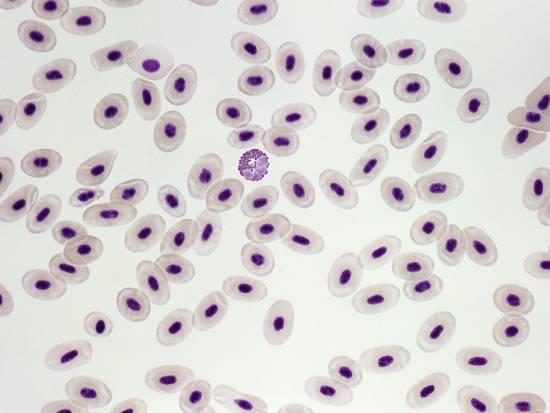
%> input picture Cells/cells1.jpg, 550 x 413 px
$ octave --eval "result = count_cells(imread('Cells/cells1.jpg'));"   (GNU Octave 9; MATLAB toolbox functions it lacks are replaced by stand-ins)
%> lines starting %> are read from the running program, lines starting %| are printed output that depends on the picture; in (x1, y1, x2, y2) boxes, pixels count from 0 and x2, y2 are one past the last pixel; in counts of white or black regions, pixels touching at a corner belong together; the program's own positions count from 1
### get_cells.m
function [nucleus, cytoplasm] = get_cells(I)
%   function get_cells returns two binary images - nucleus and cytoplasm.

im = rgb2gray(I);
im = imresize(im, [2000, 2000]);

% Quantize image into 3 levels - background, cytoplasm and nucleus.
 for i= 1:5
    for j = 1:5
        im_p = im((400*i -399):(400*i), (400*j -399):(400*j));
        t = unique(multithresh(im_p, 2));
        im_p = imquantize(im_p, t);
        im_q((400*i-399):(400*i), (400*j-399):(400*j)) = im_p;
    end
 end

nucleus = zeros(2000);
cytoplasm = zeros(2000);

nucleus(im_q == 1) = 1;
cytoplasm(im_q == 2) = 1;

### process_nucleus_cytoplasm.m
function [nucleus cytoplasm] = process_nucleus_cytoplasm(nucleus, cytoplasm)


se = strel('disk',1);
cytoplasm = imerode(cytoplasm, se);
se = strel('disk',8);
cytoplasm = imclose(cytoplasm, se);

se = strel('disk', 6);
nucleus = imerode(nucleus, se);

### get_nucleus.m
function nuc = get_nucleus(nucleus, cytoplasm)


% Pad array so that holes that are on the edge can also be filled.
    cytoplasm = padarray(cytoplasm, [100 100], 'symmetric');
    cytoplasm1 = imfill(cytoplasm,'holes');
    cytoplasm = cytoplasm(101:2100, 101:2100);
    cytoplasm1 = cytoplasm1(101:2100, 101:2100);

% If something is a hole in cytoplasm and was detected as nucleus, it's
% probably nucleus.
    nuc = (cytoplasm1 - cytoplasm).*nucleus;

 % Remove objects that have area smaller than 0.9 and bigger than 1.1
 % median area value.
    cc = bwconncomp(nuc);
    stats = regionprops(cc, 'Area');
    m = median([stats.Area]);
    idx = find([stats.Area] > 0.3*m & [stats.Area] < 1.7*m);
    nuc = ismember(labelmatrix(cc), idx);
end

### count_cells.m
function n = count_cells(I)
%   Function N = COUNT_CELLS(I) returns estimate of number of cells in
%   given image I.
%   It is assumed that I is rgb image. It also assumes that the background
%   is the lightest and that the cells' nucleuses are the darkest parts of
%   the image.

% Process image and extract nucleuses.
[nucleus, cytoplasm] = get_cells(I);
%> in get_cells, `im = imresize(im, [2000, 2000]);`:
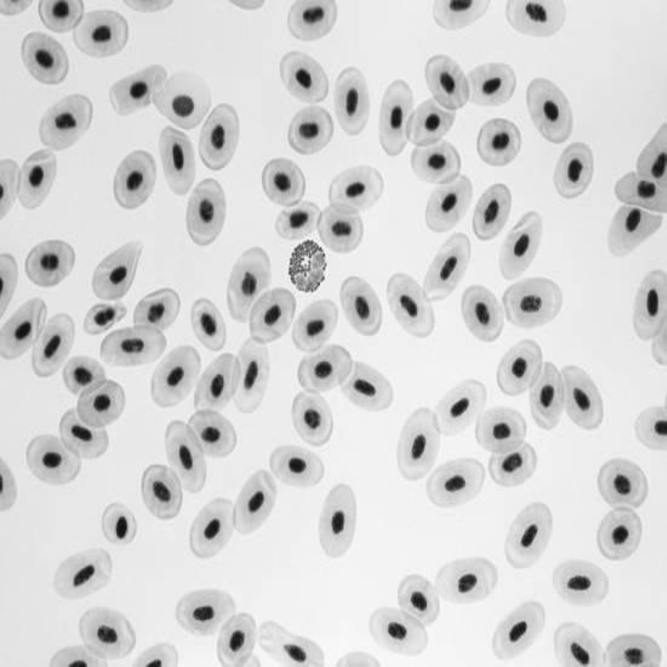
%> im: size 2000x2000 uint8 (shown at 1/3 size); min 15, max 255, mean 212.7
%> after the loop in get_cells, `for i= 1:5`:
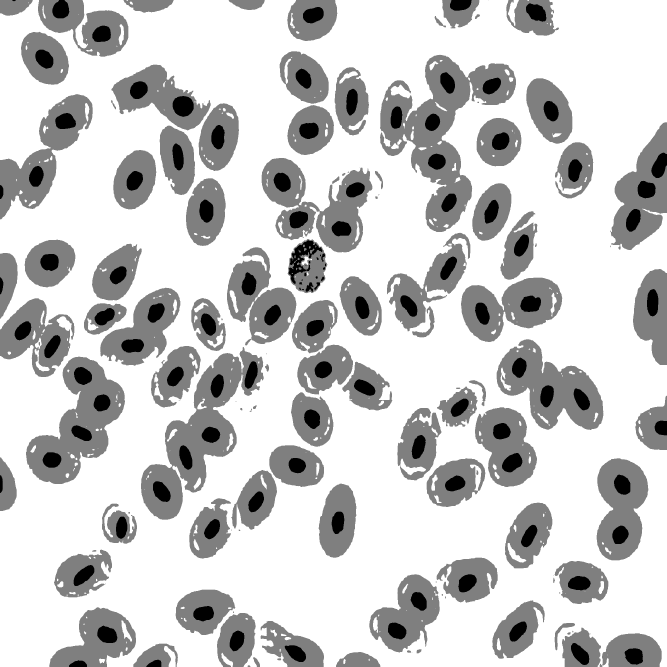
%> im_q: size 2000x2000 double (shown at 1/3 size); min 1, max 3, mean 2.58; drawn with min black and max white
%> in get_cells, `nucleus(im_q == 1) = 1;`:
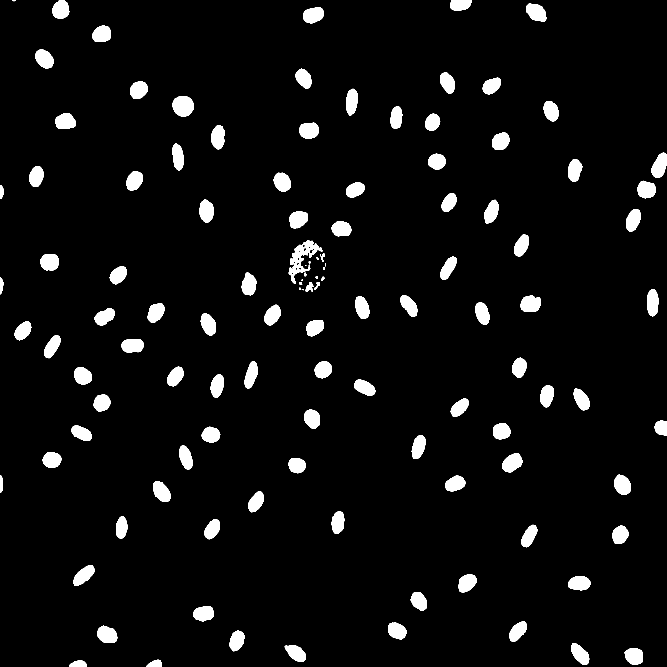
%> nucleus: size 2000x2000 double (shown at 1/3 size); values 0 (black) and 1 (white), 5.2% white; 117 white regions (4 under 20 px), largest, box (x1, y1, x2, y2) and area: (866, 721, 967, 852) 4192, (518, 288, 581, 351) 3104, (1506, 1359, 1567, 1417) 2445
%> in get_cells, `cytoplasm(im_q == 2) = 1;`: cytoplasm: size 2000x2000 double; values 0 (black) and 1 (white), 31.3% white; 138 white regions (27 under 20 px), largest, box (x1, y1, x2, y2) and area: (1140, 164, 1548, 696) 74613, (423, 1041, 791, 1559) 60058, (78, 1070, 375, 1452) 48520
[nucleus, cytoplasm] = process_nucleus_cytoplasm(nucleus, cytoplasm);
%> in process_nucleus_cytoplasm, `cytoplasm = imerode(cytoplasm, se);`: cytoplasm: size 2000x2000 double; values 0 (black) and 1 (white), 29.4% white; 143 white regions (36 under 20 px), largest, box (x1, y1, x2, y2) and area: (1141, 165, 1547, 695) 70124, (424, 1042, 790, 1558) 56662, (79, 1071, 374, 1451) 46233
%> in process_nucleus_cytoplasm, `cytoplasm = imclose(cytoplasm, se);`: cytoplasm: size 2000x2000 double; values 0 (black) and 1 (white), 31.4% white; 74 white regions (7 under 20 px), largest, box (x1, y1, x2, y2) and area: (682, 743, 1176, 1339) 81519, (1141, 165, 1547, 695) 76252, (424, 1041, 806, 1558) 61087
%> in process_nucleus_cytoplasm, `nucleus = imerode(nucleus, se);`:
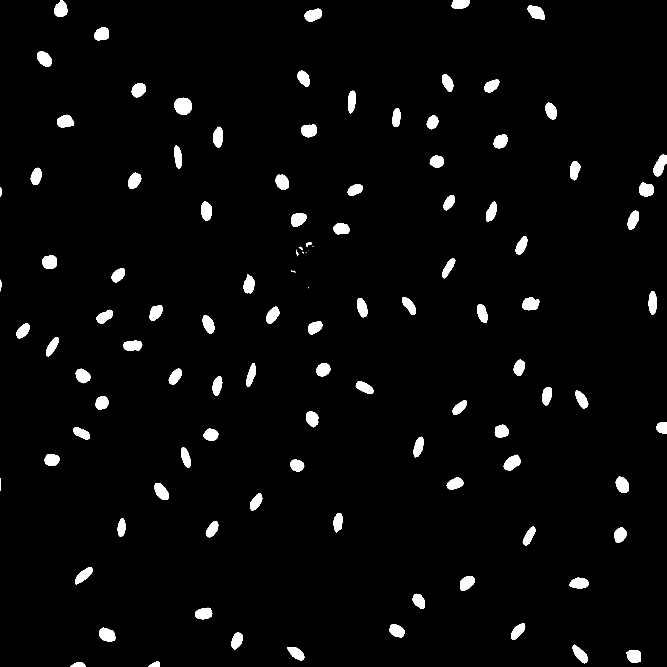
%> nucleus: size 2000x2000 double (shown at 1/3 size); values 0 (black) and 1 (white), 3.1% white; 108 white regions (5 under 20 px), largest, box (x1, y1, x2, y2) and area: (523, 293, 576, 345) 2143, (1959, 463, 2000, 529) 1598, (1511, 1364, 1562, 1412) 1567
nucleus = get_nucleus(nucleus, cytoplasm);
%> in get_nucleus, `cytoplasm = padarray(cytoplasm, [100 100], 'symmetric');`:
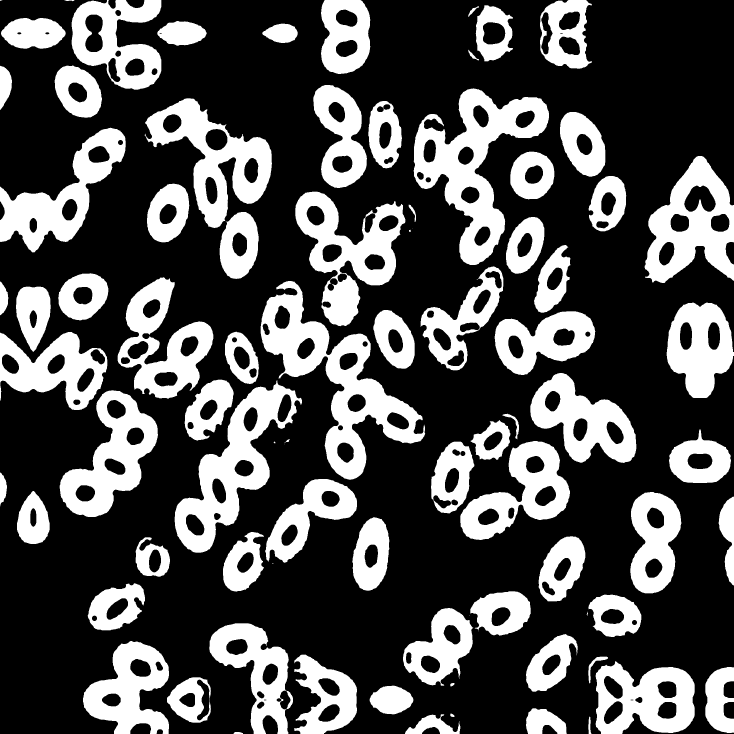
%> cytoplasm: size 2200x2200 double (shown at 1/3 size); values 0 (black) and 1 (white), 30.9% white; 87 white regions (8 under 20 px), largest, box (x1, y1, x2, y2) and area: (782, 843, 1276, 1439) 81519, (1241, 265, 1647, 795) 76252, (524, 1141, 906, 1658) 61087
%> in get_nucleus, `cytoplasm1 = imfill(cytoplasm,'holes');`: cytoplasm1: size 2200x2200 double; values 0 (black) and 1 (white), 36.5% white; 86 white regions (7 under 20 px), largest, box (x1, y1, x2, y2) and area: (782, 843, 1276, 1439) 95817, (1241, 265, 1647, 795) 88983, (524, 1141, 906, 1658) 72708
%> in get_nucleus, `cytoplasm1 = cytoplasm1(101:2100, 101:2100);`:
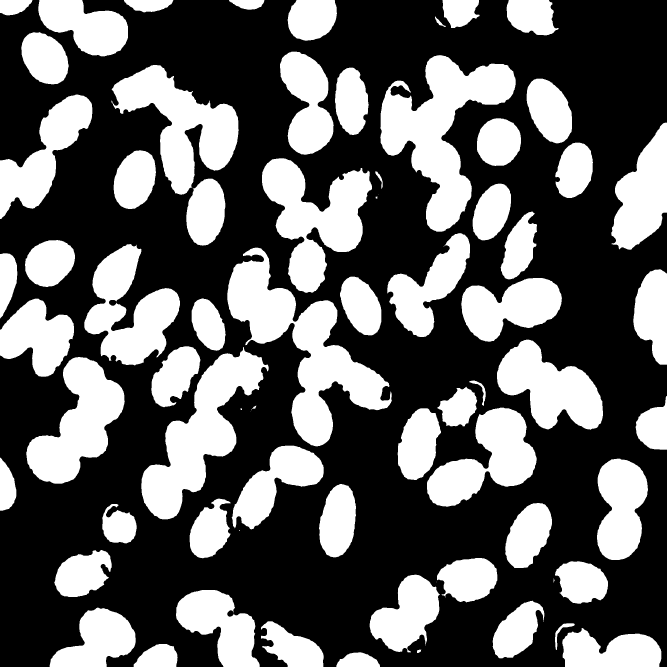
%> cytoplasm1: size 2000x2000 double (shown at 1/3 size); values 0 (black) and 1 (white), 37.3% white; 73 white regions (6 under 20 px), largest, box (x1, y1, x2, y2) and area: (682, 743, 1176, 1339) 95817, (1141, 165, 1547, 695) 88983, (424, 1041, 806, 1558) 72708
%> in get_nucleus, `cc = bwconncomp(nuc);`: cc = 103 connected components
%> in get_nucleus, `stats = regionprops(cc, 'Area');`: stats = 103 regions; largest, Area: 2143, 1598, 1567, 1536, 1529
%> in get_nucleus, `m = median([stats.Area]);`: m = 1254
%> in get_nucleus, `idx = find([stats.Area] > 0.3*m & [stats.Area] < 1.7*m);`: idx = 94 values from 4 to 103
%> in get_nucleus, `nuc = ismember(labelmatrix(cc), idx);`: nuc: size 2000x2000 logical; 3% white; 94 white regions

% Find number of object in image that has extracted nucleuses.
s = regionprops(nucleus);
n = size(s, 1);

centroids = cat(1, s.Centroid);
figure, imshow(imresize(I, [2000, 2000]));
hold on
plot(centroids(:,1), centroids(:,2), 'w*')
hold off
%> in count_cells, `s = regionprops(nucleus);`: s = 94 regions; largest, box (x1, y1, x2, y2), Area and Centroid: (1959, 463, 2000, 529) 1598 [1980.9 497.4], (1511, 1364, 1562, 1412) 1567 [1537.3 1389.1], (1566, 892, 1618, 931) 1536 [1592.4 912.8], (297, 1883, 347, 1924) 1529 [322.1 1905.3], (1583, 16, 1634, 59) 1499 [1609.5 37.9]
%> in count_cells, `n = size(s, 1);`: n = 94
%> in count_cells, `centroids = cat(1, s.Centroid);`: centroids = 94 rows, first 12: [69.77 993.3; 109.7 530.1; 133.8 177.4; 149.8 786.9; 156.3 1380.3; 157.3 1040.4; 183.4 28.75; 196.7 365.2; 236.5 1995.1; 245.6 1300.4; 252.1 1726.6; 248.8 1128.4]
%> `result = count_cells(imread('Cells/cells1.jpg'));`:
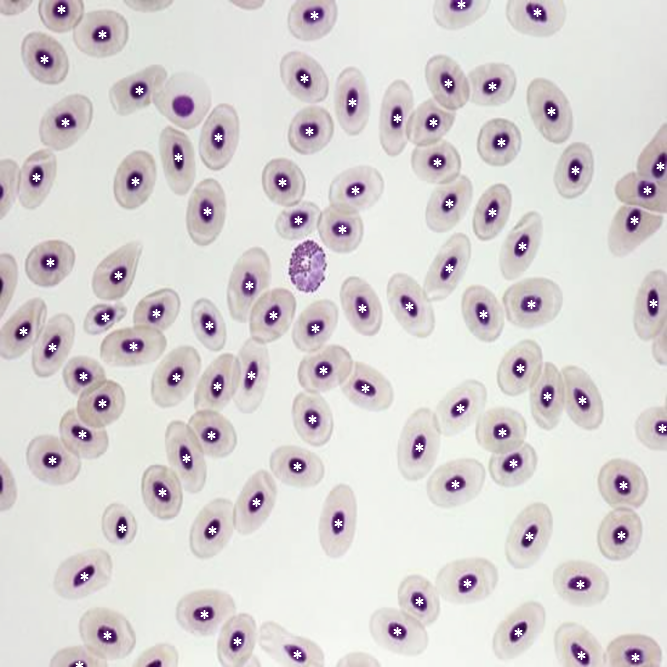
%> figure redrawn from the program's plot data; shown at 1/3 size
%> `result = count_cells(imread('Cells/cells1.jpg'));`: result = 94

$ run again, on Cells/cells2.jpg
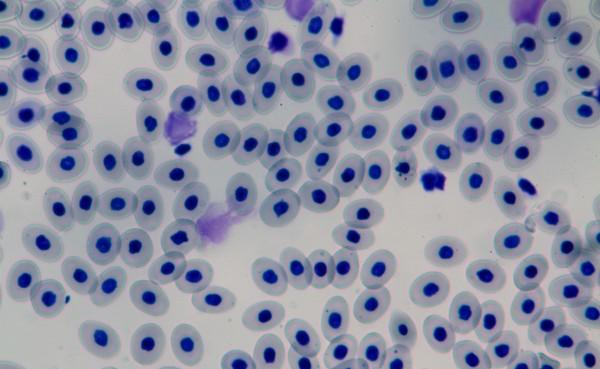
%> input picture Cells/cells2.jpg, 600 x 369 px
%> in get_cells, `nucleus(im_q == 1) = 1;`:
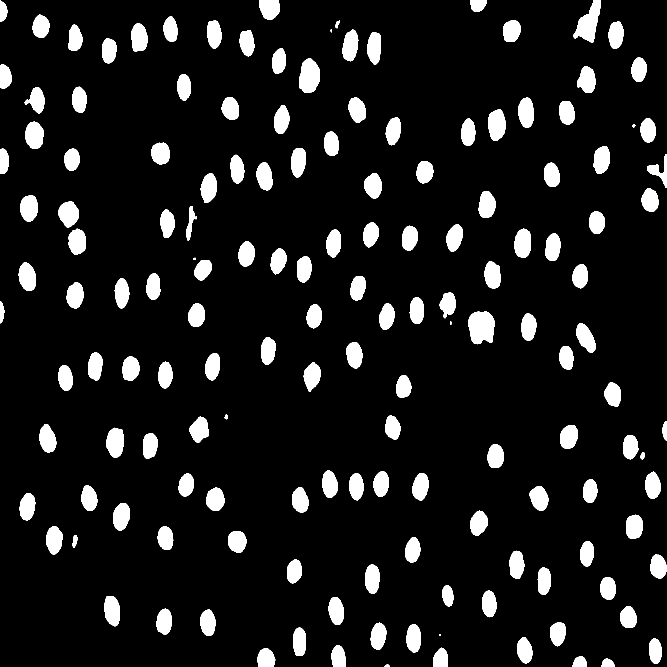
%> nucleus: size 2000x2000 double (shown at 1/3 size); values 0 (black) and 1 (white), 10% white; 154 white regions (1 under 20 px), largest, box (x1, y1, x2, y2) and area: (1405, 933, 1484, 1033) 6253, (1721, 0, 1803, 128) 5348, (898, 175, 960, 279) 4941
%> cc = 147 connected components
%> stats = 147 regions; largest, Area: 4708, 3627, 2671, 2553, 2472
%> m = 1814
%> idx = 136 values from 1 to 145
%> s = 136 regions; largest, box (x1, y1, x2, y2), Area and Centroid: (1470, 333, 1511, 418) 2671 [1491 375.1], (324, 1289, 367, 1368) 2553 [346.8 1327.8], (81, 370, 127, 442) 2472 [104 406.5], (180, 609, 232, 677) 2449 [206.9 642], (1547, 692, 1588, 768) 2424 [1569.3 731]
%> n = 136
%> centroids = 136 rows, first 12: [7.51 34.88; 13.51 230.9; 10.06 484.6; 82.77 831.8; 82.86 1521; 87.91 624.8; 104 406.5; 112.7 300.6; 123.5 80.4; 143.4 1318; 163.4 1620.5; 206.9 642]
%> `result = count_cells(imread('Cells/cells1.jpg'));`:
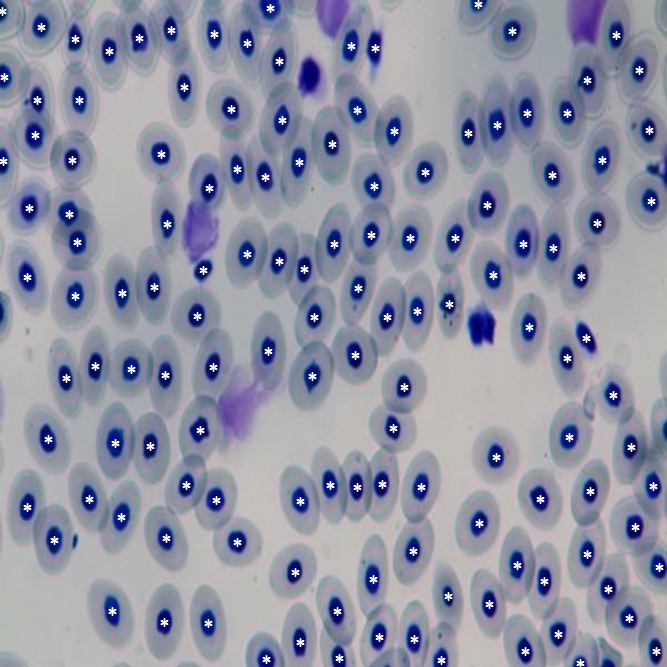
%> figure redrawn from the program's plot data; shown at 1/3 size
%> result = 136

$ run again, on Cells/cells3.jpg
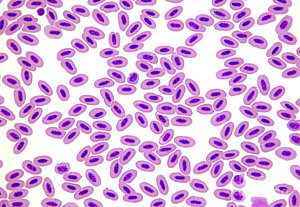
%> input picture Cells/cells3.jpg, 300 x 207 px
%> in get_cells, `nucleus(im_q == 1) = 1;`:
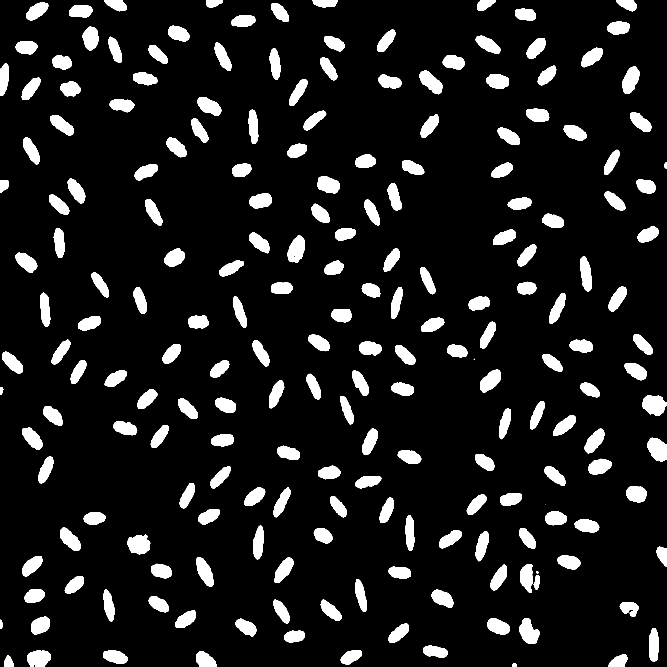
%> nucleus: size 2000x2000 double (shown at 1/3 size); values 0 (black) and 1 (white), 10.4% white; 206 white regions (2 under 20 px), largest, box (x1, y1, x2, y2) and area: (1928, 1186, 2000, 1248) 3264, (1941, 1313, 2000, 1384) 3077, (382, 1604, 451, 1663) 3058
%> cc = 204 connected components
%> stats = 204 regions; largest, Area: 2247, 2063, 2007, 1904, 1893
%> m = 1190
%> idx = 195 values from 1 to 203
%> s = 195 regions; largest, box (x1, y1, x2, y2), Area and Centroid: (387, 1610, 445, 1658) 2007 [417.2 1634.8], (86, 1957, 148, 2000) 1904 [117.2 1976.8], (1563, 1860, 1614, 1927) 1893 [1586.6 1898.1], (1871, 204, 1914, 275) 1815 [1892.8 240.6], (867, 711, 909, 784) 1778 [890.7 747.6]
%> n = 195
%> centroids = 195 rows, first 12: [10.35 238.3; 10.24 557.1; 38.17 1088.6; 79.8 143.1; 80.1 787.1; 92.67 267; 97.9 1315.4; 96.2 1697.9; 94.74 452.3; 104.2 1788.3; 111.5 33.79; 117.2 1976.8]
%> `result = count_cells(imread('Cells/cells1.jpg'));`:
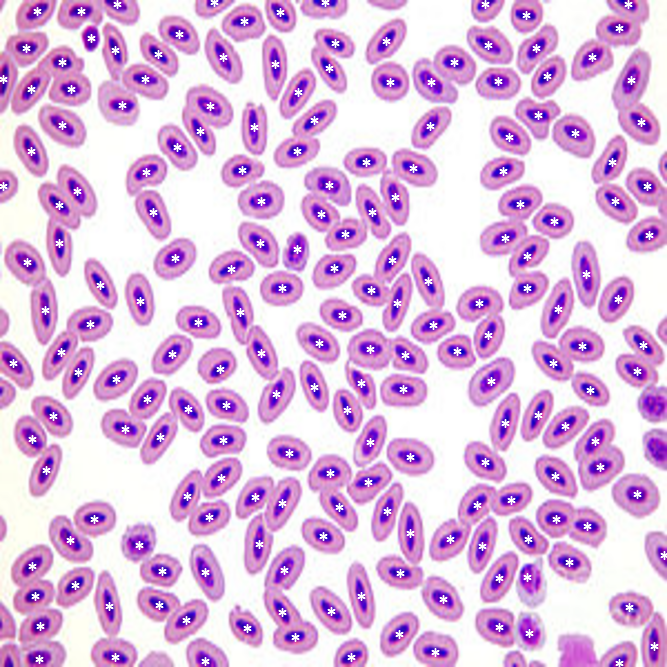
%> figure redrawn from the program's plot data; shown at 1/3 size
%> result = 195

$ run again, on Cells/cells4.jpg
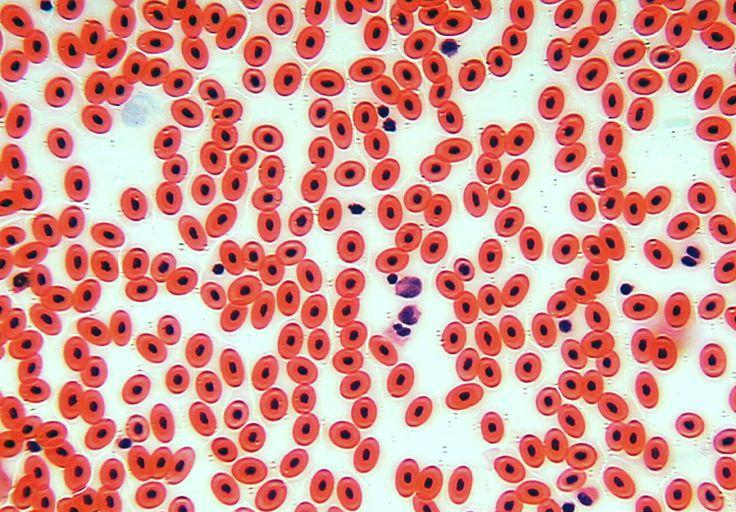
%> input picture Cells/cells4.jpg, 736 x 512 px
%> cc = 299 connected components
%> stats = 299 regions; largest, Area: 1242, 1009, 960, 643, 640
%> m = 347
%> idx = 287 values from 1 to 298
%> s = 287 regions; largest, box (x1, y1, x2, y2), Area and Centroid: (1857, 1006, 1888, 1035) 568 [1872.5 1022.2], (1871, 968, 1897, 1003) 558 [1884.7 985.6], (1790, 210, 1814, 238) 521 [1802.9 225.1], (1937, 130, 1961, 159) 509 [1949 145.3], (1967, 1711, 1992, 1738) 502 [1979 1724.5]
%> n = 287
%> centroids = 287 rows, first 12: [16.56 793.6; 5.03 1030.1; 26.31 1735.2; 30.42 937.2; 36.74 1615; 39.34 1261.8; 42.34 259; 41.73 637.8; 49.46 85.97; 54.71 474.3; 72.92 1346.1; 74.87 1678.1]
%> `result = count_cells(imread('Cells/cells1.jpg'));`:
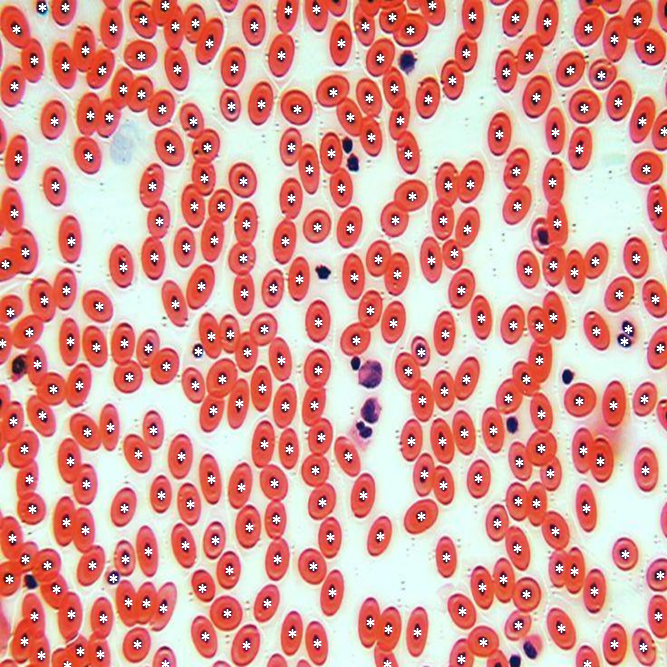
%> figure redrawn from the program's plot data; shown at 1/3 size
%> result = 287
